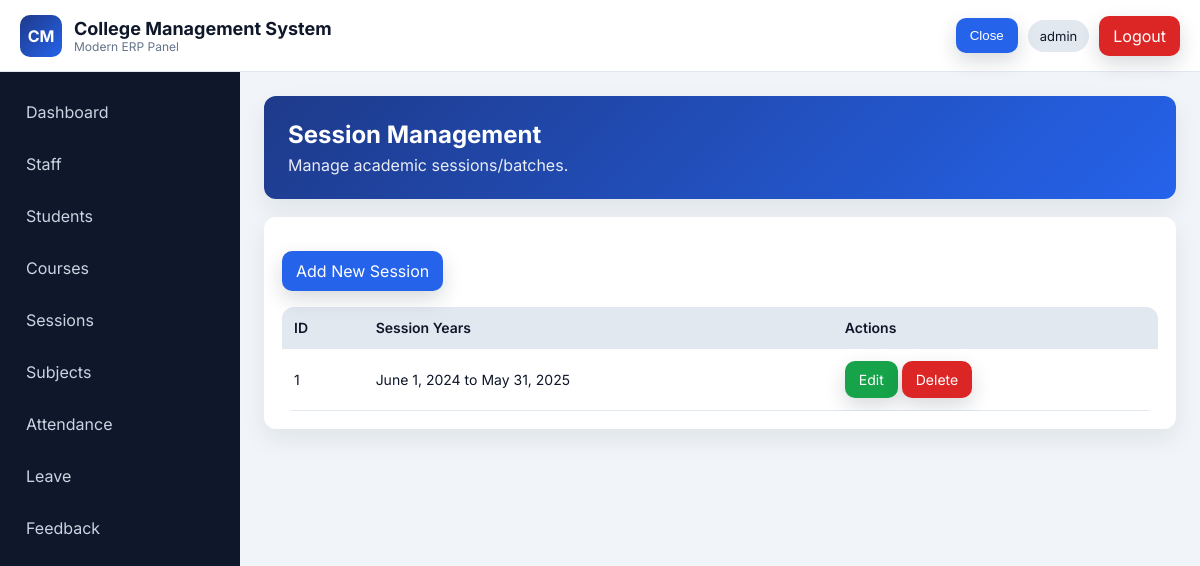
Page /hod/session/list/ (signed in) on the committed database.
### student_management_app/models.py (models this page shows, shortened)
class CustomUser(AbstractUser):
    USER_TYPE_CHOICES = (
        ("HOD", "HOD"),
        ("STAFF", "STAFF"),
        ("STUDENT", "STUDENT"),
    )
    user_type = models.CharField(max_length=10, choices=USER_TYPE_CHOICES, default="HOD")

class SessionYearModel(models.Model):
    session_start_year = models.DateField()
    session_end_year = models.DateField()

### student_management_app/views.py (the view)
# urls.py: path("hod/session/list/", views.hod_list_sessions, name="hod_list_sessions"),
@hod_required
def hod_list_sessions(request):
    sessions = SessionYearModel.objects.all().order_by("-session_start_year")
    return render(request, "hod_templates/list_sessions.html", {"sessions": sessions})

### student_management_app/role_helpers.py (called while the page is built)
def dashboard_name_for_user(user):
    role = (getattr(user, "user_type", "") or "").strip().upper()
    dashboard_name = ROLE_DASHBOARD_MAP.get(role)
    if dashboard_name:
        return dashboard_name
    if getattr(user, "is_superuser", False):
        return "hod_dashboard"
    return None

def role_required(expected_dashboard_name):
    def decorator(view_func):
        @wraps(view_func)
        def _wrapped(request, *args, **kwargs):
            if not request.user.is_authenticated:
                return redirect("login_page")
            if dashboard_name_for_user(request.user) != expected_dashboard_name:
                return redirect("login_page")
            return view_func(request, *args, **kwargs)
        return _wrapped
    return decorator

### student_management_app/templates/hod_templates/list_sessions.html (shortened to what this page needs)
{% extends 'base.html' %}
{% block content %}
<div class="page-header"><h2>Session Management</h2><p>Manage academic sessions/batches.</p></div>
<div class="card table-wrap">
    <p><a class="btn btn-primary" href="{% url 'hod_add_session' %}">Add New Session</a></p>
    <table class="erp-table">
        <thead>
            <tr><th>ID</th><th>Session Years</th><th>Actions</th></tr>
        </thead>
        <tbody>
        {% for session in sessions %}
            <tr>
                <td>{{ session.id }}</td>
                <td>{{ session.session_start_year }} to {{ session.session_end_year }}</td>
                <td>
                    <a class="btn btn-success" href="{% url 'hod_edit_session' session.id %}">Edit</a>
                    <a class="btn btn-danger" href="{% url 'hod_delete_session' session.id %}" onclick="return confirm('Delete this session?');">Delete</a>
                </td>
            </tr>
        {% empty %}
            <tr><td colspan="3">No sessions found.</td></tr>
        {% endfor %}
        </tbody>
    </table>
</div>
{% endblock %}

### templates/base.html (shortened to what this page needs)
{% load static %}
<!DOCTYPE html>
<html lang="en">
<head>
    <link rel="stylesheet" href="{% static 'css/style.css' %}">
</head>
<body>
    {% if request.user.is_authenticated %}
    <header class="topbar">
        <div class="topbar-left">
            <div class="logo">CM</div>
            <div>
                <h1>College Management System</h1>
                <p>Modern ERP Panel</p>
            </div>
        </div>
        <div class="topbar-right">
            <button class="menu-toggle btn btn-primary" id="menuToggle" type="button" aria-controls="sidebar" aria-expanded="false">Menu</button>
            <span class="user-chip">{{ request.user.get_full_name|default:request.user.username }}</span>
            <a class="btn btn-danger" href="{% url 'logout_user' %}">Logout</a>
        </div>
    </header>
    <aside class="sidebar" id="sidebar">
        <nav>
            {% if request.user.user_type == 'HOD' or request.user.is_superuser %}
                <a class="sidebar-link" href="{% url 'hod_dashboard' %}">Dashboard</a>
                <a class="sidebar-link" href="{% url 'list_staff' %}">Staff</a>
                <a class="sidebar-link" href="{% url 'hod_list_students' %}">Students</a>
                <a class="sidebar-link" href="{% url 'hod_list_courses' %}">Courses</a>
                <a class="sidebar-link" href="{% url 'hod_list_sessions' %}">Sessions</a>
                <a class="sidebar-link" href="{% url 'hod_list_subjects' %}">Subjects</a>
                <a class="sidebar-link" href="{% url 'admin_view_attendance' %}">Attendance</a>
                <a class="sidebar-link" href="{% url 'admin_student_leave_view' %}">Leave</a>
                <a class="sidebar-link" href="{% url 'hod_student_feedback_list' %}">Feedback</a>
            {% endif %}
        </nav>
    </aside>
    {% endif %}
    <main class="{% if request.user.is_authenticated %}main-content{% else %}auth-wrapper{% endif %} fade-in">
        {% block content %}{% endblock %}
    </main>
</body>
</html>

### static/css/style.css (style rules this page uses)
:root { --primary: #1E3A8A; --secondary: #2563EB; --accent: #F59E0B; --sidebar: #0F172A; --bg: #F1F5F9; --card: #FFFFFF; --text: #0F172A; --muted: #64748B; --success: #16A34A; --danger: #DC2626; --warning: #F59E0B; --radius: 12px; --shadow: 0 10px 25px rgba(15, 23, 42, 0.08); }
* { box-sizing: border-box; }
body { margin: 0; font-family: 'Inter', sans-serif; color: var(--text); background: var(--bg); }
.topbar { position: fixed; top: 0; left: 0; right: 0; height: 72px; background: var(--card); border-bottom: 1px solid #e2e8f0; display: flex; align-items: center; justify-content: space-between; padding: 0 20px; z-index: 1000; }
.topbar-left { display: flex; gap: 12px; align-items: center; }
.logo { width: 42px; height: 42px; border-radius: 10px; background: linear-gradient(135deg, var(--primary), var(--secondary)); color: #fff; display: grid; place-items: center; font-weight: 700; }
.topbar h1 { margin: 0; font-size: 18px; }
.topbar p { margin: 0; color: var(--muted); font-size: 12px; }
.topbar-right { display: flex; gap: 10px; align-items: center; }
.user-chip { padding: 8px 12px; border-radius: 999px; background: #e2e8f0; font-size: 13px; }
.menu-toggle { display: inline-block; }
.sidebar { position: fixed; top: 72px; left: 0; width: 240px; bottom: 0; background: var(--sidebar); padding: 18px 12px; transition: transform 0.3s ease; overflow-y: auto; }
.sidebar nav { display: flex; flex-direction: column; gap: 8px; }
.sidebar-link { color: #cbd5e1; text-decoration: none; padding: 12px 14px; border-radius: 10px; transition: all 0.3s ease; }
.main-content { margin-top: 72px; margin-left: 240px; padding: 24px; }
.page-header { background: linear-gradient(135deg, var(--primary), var(--secondary)); color: #fff; border-radius: var(--radius); padding: 24px; box-shadow: var(--shadow); margin-bottom: 18px; }
.page-header h2 { margin: 0 0 6px; }
.page-header p { margin: 0; opacity: 0.9; }
.card { background: var(--card); border-radius: var(--radius); box-shadow: var(--shadow); padding: 18px; margin-bottom: 16px; }
.btn { position: relative; overflow: hidden; display: inline-flex; align-items: center; justify-content: center; gap: 6px; border: 0; text-decoration: none; color: #fff; padding: 10px 14px; border-radius: 10px; cursor: pointer; transition: all 0.3s ease; box-shadow: 0 8px 20px rgba(15, 23, 42, 0.16); }
.btn-primary { background: var(--secondary); }
.btn-success { background: var(--success); }
.btn-danger { background: var(--danger); }
.table-wrap { overflow-x: auto; }
.erp-table { width: 100%; border-collapse: collapse; background: #fff; border-radius: var(--radius); overflow: hidden; }
.erp-table th, .erp-table td { border-bottom: 1px solid #e2e8f0; padding: 12px; text-align: left; font-size: 14px; }
.erp-table th { background: #e2e8f0; font-weight: 600; }
.fade-in { animation: fadeIn 0.4s ease; }

### rows in the picture
CustomUser: user.get_full_name "admin"
SessionYearModel: id "1", session_start_year "June 1, 2024", session_end_year "May 31, 2025"
